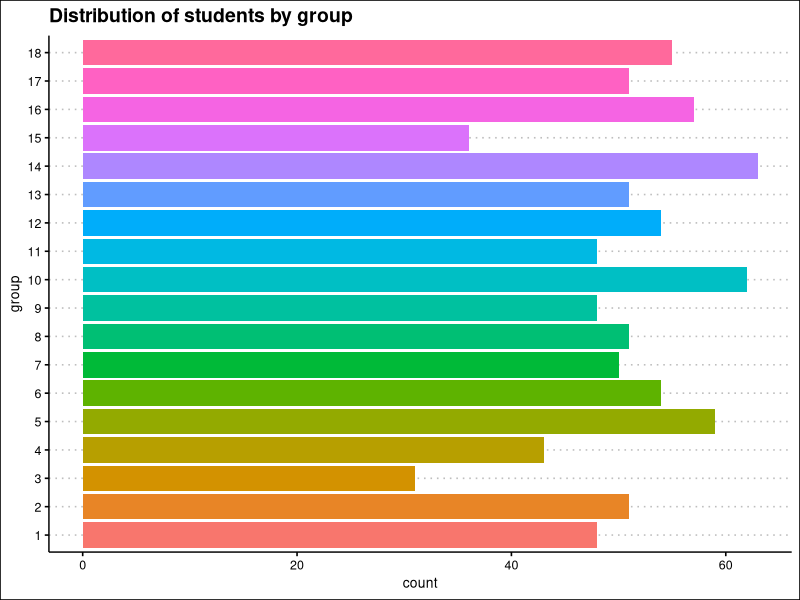
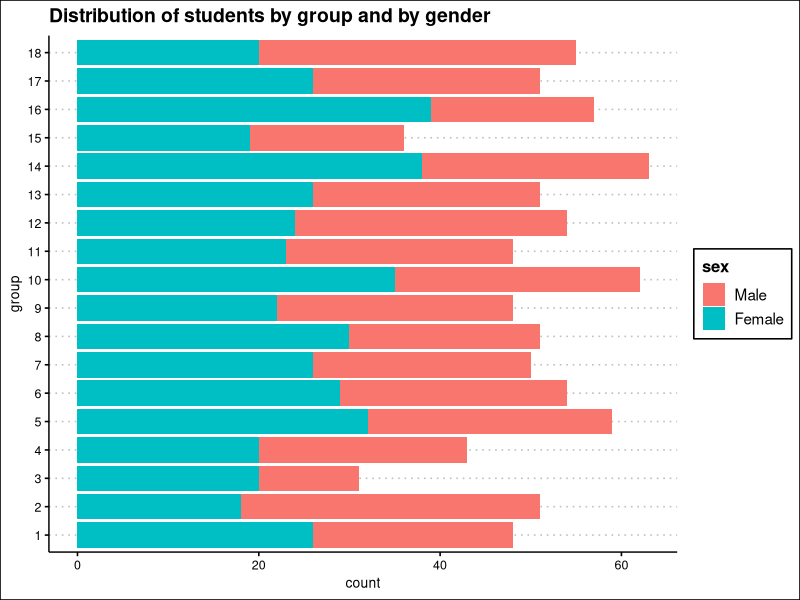
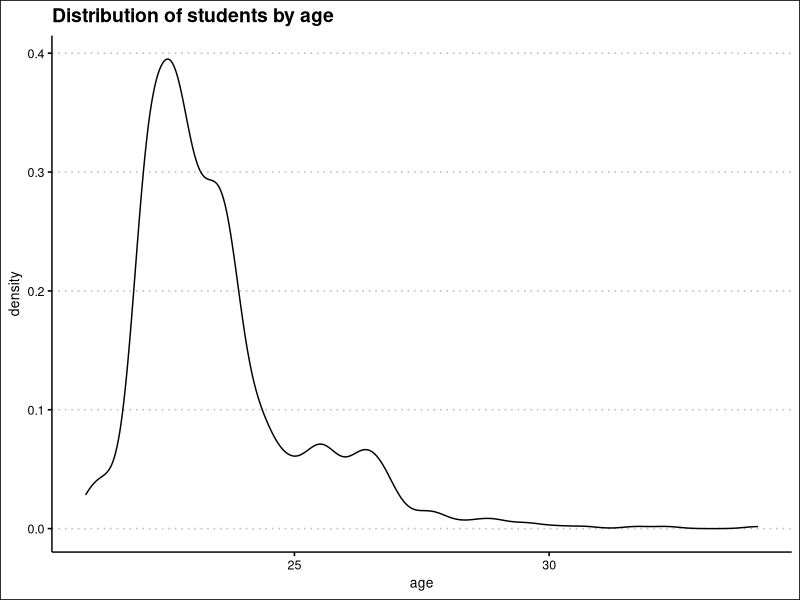
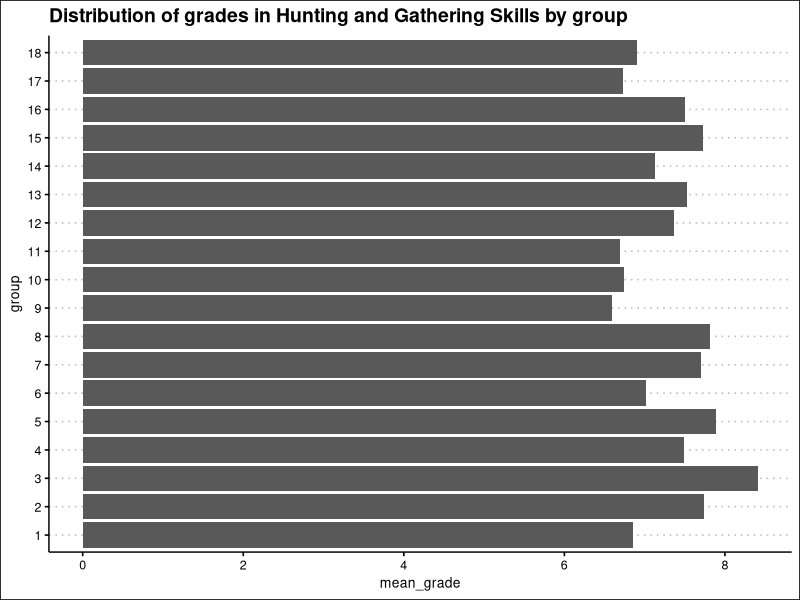
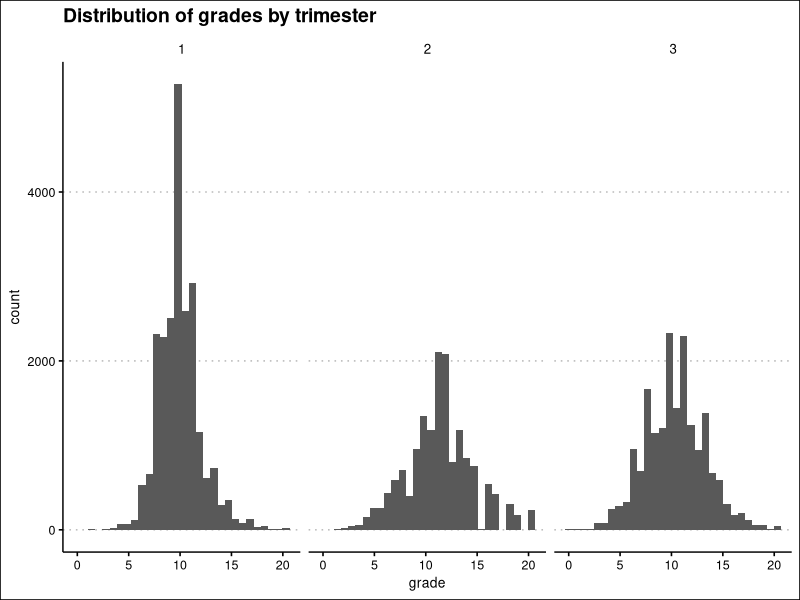
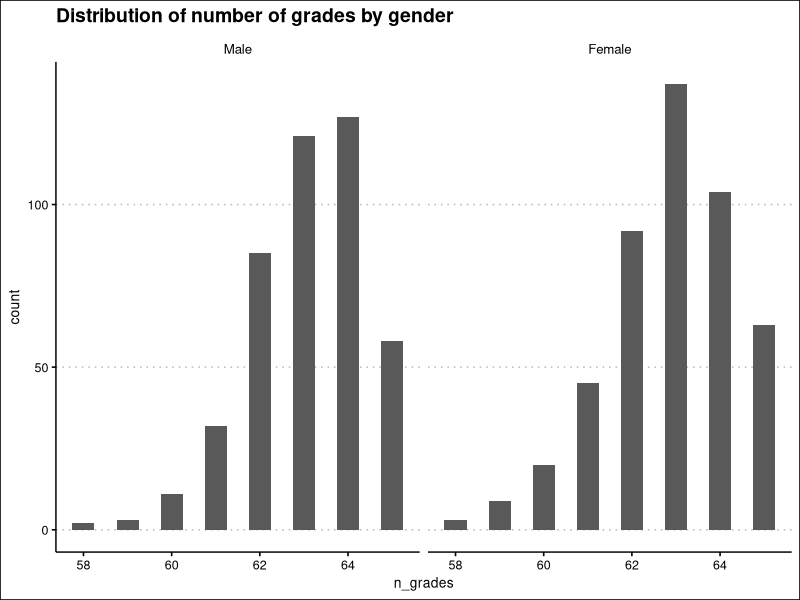
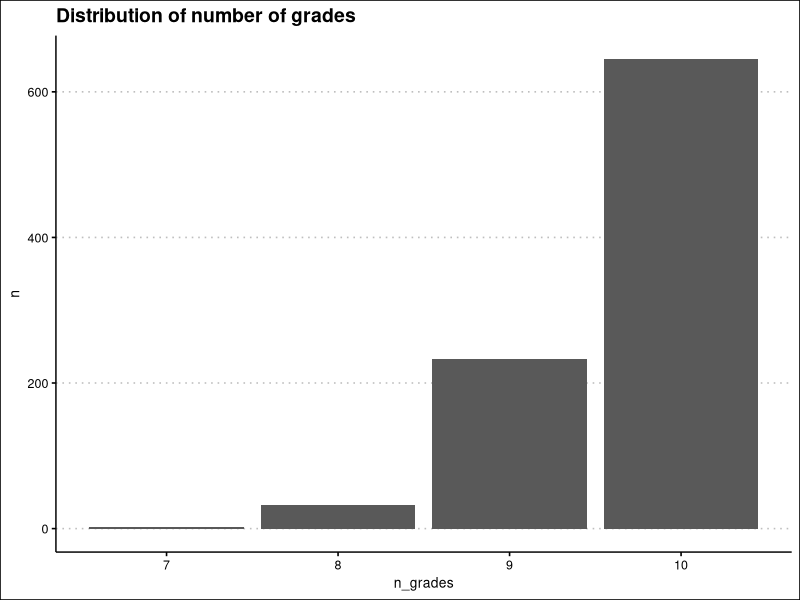
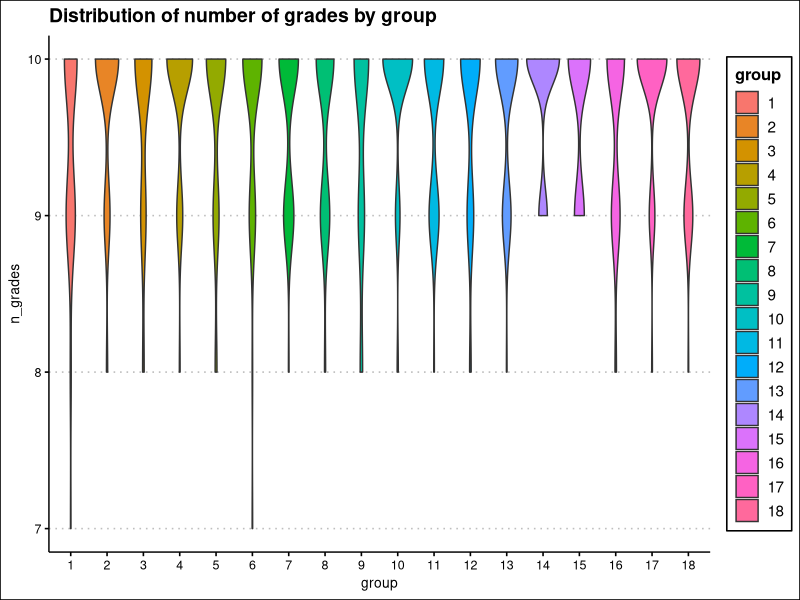

The R script that drew these images, in order:
## ---- chunk 1
#| label: data loading
#| message: false
#| warning: false

library(readr)
courses <- read_csv("Database/courses.csv")
## ---- chunk 2
#| label: data display

library(knitr)
kable(courses)
## ---- chunk 3
#| label: Question 3
#| message: false
#| warning: false

library(tidyverse)
students <- read_csv("Database/students.csv")
spec(students)

students <-
  students |>
  mutate(
    sex = factor(sex,
      levels = c("M", "F"),
      labels = c("Male", "Female")
    ),
    group = factor(group),
    id = as.integer(id)
  )
## ---- chunk 4
#| message: false
#| warning: false

grades <- read_delim("Database/grades.csv",
  delim = ":",
  na = "$"
)
## ---- chunk 5
#| message: false
#| warning: false
library(ggplot2)
library(ggthemes)

ggplot(students, aes(y = group)) +
  geom_bar(aes(fill = group)) +
  theme_clean() +
  labs(
    title = "Distribution of students by group"
  ) +
  theme(legend.position = "none")
## ---- chunk 6
ggplot(students, aes(y = group)) +
  geom_bar(aes(fill = sex)) +
  theme_clean() +
  labs(
    title = "Distribution of students by group and by gender"
  )
## ---- chunk 7
library(lubridate)

students <-
  students |>
  mutate(age = round(time_length(today() - birth_date, unit = "year"), 1))

ggplot(students, aes(x = age)) +
  geom_density() +
  theme_clean() +
  labs(
    title = "Distribution of students by age"
  )
## ---- chunk 8
age_median <-
  students |>
  summarise(age_median = median(age), .by = group) |>
  mutate(age_median = as.integer(age_median)) |>
  arrange(group)

knitr::kable(age_median)
## ---- chunk 9
max_table <-
  students |>
  slice_max(age, by = group) |>
  select(!birth_date) |>
  arrange(desc(age))

knitr::kable(max_table)
## ---- chunk 10
merged <-
  students |>
  left_join(grades, by = "id")

merged_Q11 <-
  merged |>
  filter(course_id == 7) |>
  summarise(mean_grade = mean(grade, na.rm = TRUE), .by = group)

ggplot(merged_Q11, aes(mean_grade, group)) +
  geom_col() +
  theme_clean() +
  labs(
    title = "Distribution of grades in Hunting and Gathering Skills by group"
  )
## ---- chunk 11
merged_full <-
  merged |>
  left_join(courses, by = "course_id")

ggplot(merged_full, aes(x = grade)) +
  geom_histogram(na.rm = TRUE, binwidth = 0.7) +
  facet_wrap(~trimester) +
  theme_clean() +
  labs(
    title = "Distribution of grades by trimester"
  )
## ---- chunk 12
grades_per_student <-
  merged_full |>
  reframe(
    n_grades = sum(!is.na(grade)),
    group = first(group),
    sex = first(sex),
    .by = id
  ) |>
  select(id, group, sex, n_grades) |>
  arrange(id)

grades_per_student_13 <-
  grades_per_student |>
  slice_tail(n = 10)

knitr::kable(grades_per_student_13)
## ---- chunk 13
ggplot(grades_per_student, aes(n_grades)) +
  geom_histogram(binwidth = 0.5) +
  facet_wrap(~sex) +
  theme_clean() +
  labs(
    title = "Distribution of number of grades by gender"
  )
## ---- chunk 14
grades_per_student_15 <-
  merged_full |>
  filter(course_id == 8) |>
  reframe(
    n_grades = sum(!is.na(grade)),
    group = first(group),
    sex = first(sex),
    .by = id
  ) |>
  select(id, group, sex, n_grades) |>
  arrange(desc(n_grades))

grades_per_student_15_sliced <-
  grades_per_student_15 |>
  slice_tail(n = 5)

knitr::kable(grades_per_student_15_sliced)
## ---- chunk 15
grades_per_student_16 <-
  grades_per_student_15 |>
  summarise(n = n(), .by = n_grades)

ggplot(grades_per_student_16, aes(n_grades, n)) +
  geom_col() +
  theme_clean() +
  labs(
    title = "Distribution of number of grades"
  )
## ---- chunk 16
ggplot(grades_per_student_15, aes(group, n_grades, fill = group)) +
  geom_violin() +
  theme_clean() +
  labs(
    title = "Distribution of number of grades by group"
  )
## ---- chunk 17
ggplot(grades_per_student_15, aes(group, n_grades, fill = group)) +
  geom_violin() +
  theme_clean() +
  labs(
    title = "Distribution of number of grades by group"
  ) +
  facet_wrap(~sex)
## ---- chunk 18
Q19 <-
  merged_full |>
  reframe(mean = mean(grade, na.rm = TRUE), .by = c(id, course), group = first(group), sex = first(sex)) |>
  pivot_wider(
    names_from = course,
    values_from = mean
  )

Q19_sliced <-
  Q19 |>
  select(1:4) |>
  slice_tail(n = 10)

knitr::kable(Q19_sliced)
## ---- chunk 19
ggplot(Q19, aes(`Astronomy and Celestial Navigation`, `Drumming and Music`)) +
  geom_point(alpha = 0.6) +
  theme_clean() +
  labs(
    title = "Average grades in Drumming and Music as a function of the average grades in As-
tronomy and Celestial Navigation"
  )
## ---- chunk 20
Q21 <-
  Q19 |>
  summarise(cor = cor(`Animal Lore and Totemism`, `Earth Magic and Fertility Rituals`), .by = group)


knitr::kable(Q21)
## ---- chunk 21
grp <- max(abs(Q21$cor)) # group 15

Q22 <-
  Q19 |>
  filter(group == 15)

ggplot(Q22, aes(`Animal Lore and Totemism`, `Earth Magic and Fertility Rituals`)) +
  geom_point(alpha = 0.6) +
  theme_clean() +
  labs(
    title = "Average grades in Earth Magic and Fertility Rituals as a function the average grades in Animal Lore and Totemism in group 15"
  )
## ---- chunk 22
final <-
  Q19 |>
  mutate(
    final_grade = rowMeans(across(!c(id, group, sex)),
      na.rm = TRUE
    ))|>
  select(final_grade,id,group,sex) |> 
  arrange(desc(final_grade)) |>
  relocate(final_grade, .after = last_col())
## ---- chunk 23
ggplot(final, aes(final_grade)) +
  geom_histogram(binwidth = 0.5) +
  facet_wrap(~group)+
  theme_clean() +
  labs(
    title = "Differences in final grades between groups"
  )
## ---- chunk 24
ggplot(final, aes(final_grade, fill = sex)) +
  geom_histogram(binwidth = 0.5) +
  facet_wrap(~group)+
  theme_clean() +
  labs(
    title = "Differences in final grades between groups"
  )
